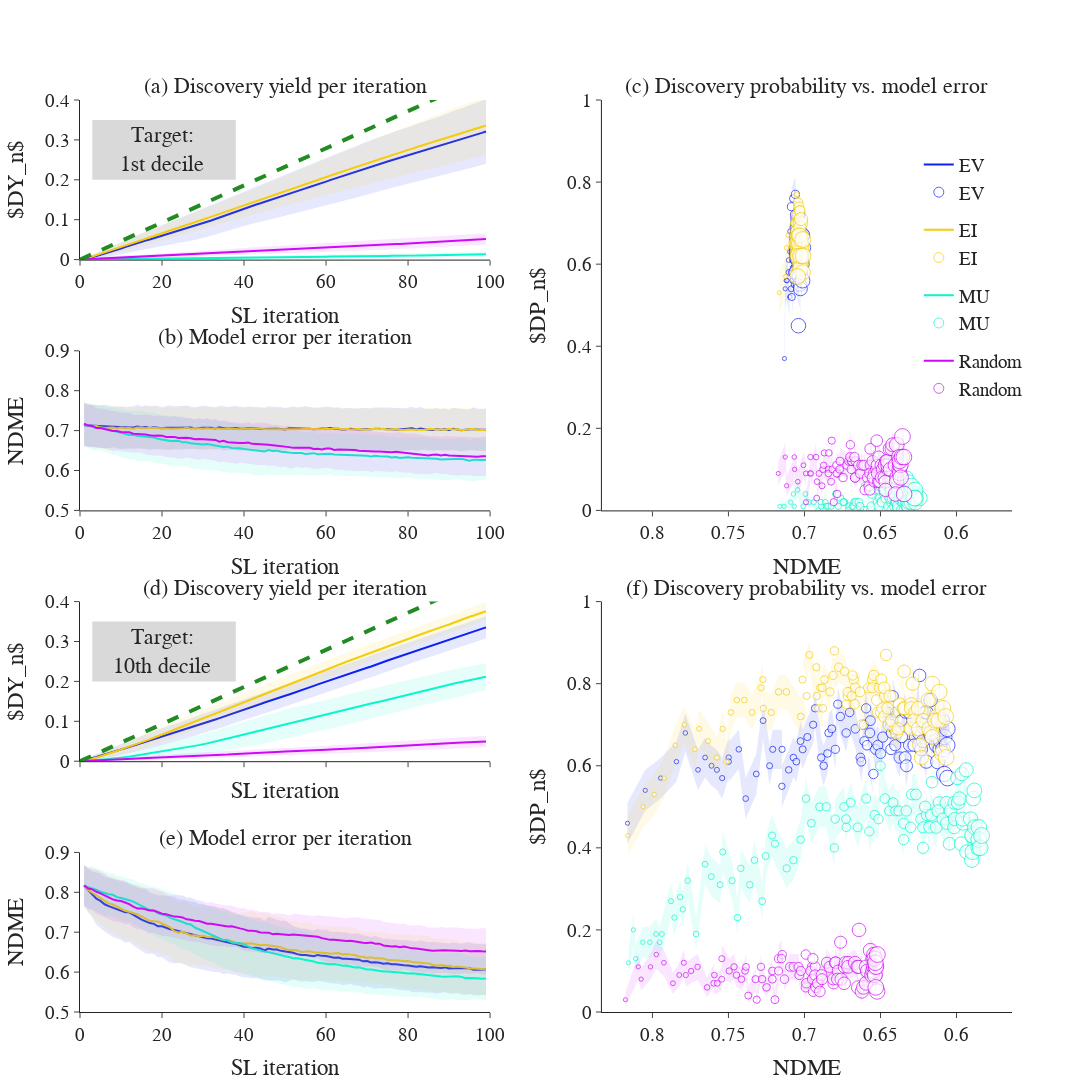

The code cell stored with this chart in its notebook:
### Code cell
fig = make_subplots(
    rows=4, cols=2,
    specs=[[{}, {'rowspan':2}],
           [{}, None],
           [{}, {'rowspan':2}],
           [{}, None]],
    print_grid=True,
    shared_xaxes=True,
    vertical_spacing=0.1,
    horizontal_spacing=0.12,
    subplot_titles=['(a) Discovery yield per iteration', '(c) Discovery probability vs. model error', '(b) Model error per iteration',
                   '(d) Discovery yield per iteration', '(f) Discovery probability vs. model error', '(e) Model error per iteration']
)

row = 1
for i,j,k in zip(dp_traces, dy_traces, ndme_traces):
    
    for ft in i:
        fig.add_trace(ft, row=row, col=2)

    for it in j:
        fig.add_trace(it, row=row, col=1)

    for it in k:
        fig.add_trace(it, row=1+row, col=1)
    
    row += 2
    
# a perfect selection strategy would select a candidate at every iteration
## for Eg dataset n_targets = 215

benchmark_x_vals = np.linspace(0,215)
slope = 1/215
benchmark_y_vals = slope * benchmark_x_vals
benchmark_trace = go.Scatter(x=benchmark_x_vals, y=benchmark_y_vals, name='perfect SL strategy', 
                             line = dict(color='forestgreen', width=4, dash='dash'),
                            showlegend=False
)

fig.add_trace(benchmark_trace, row=1, col=1)
fig.add_trace(benchmark_trace, row=3, col=1)

fig.update_yaxes(title_text='$DY_n$', range=[0, 0.4], row=1, col=1)
fig.update_yaxes(title_text='$DY_n$', range=[0, 0.4], row=3, col=1)

fig.update_yaxes(title_text='NDME', range=[0.5, 0.9], row=2, col=1)
fig.update_yaxes(title_text='NDME', range=[0.5, 0.9], row=4, col=1)

fig.update_yaxes(title_text='$DP_n$', range=[0,1], row=1, col=2)
fig.update_yaxes(title_text='$DP_n$', range=[0,1], row=3, col=2)


fig.update_xaxes(title_text='NDME', autorange='reversed', row=1, col=2)
fig.update_xaxes(title_text='NDME', autorange='reversed', row=3, col=2)

fig.update_xaxes(title_text='SL iteration', range=[0,100], row=2, col=1)
fig.update_xaxes(title_text='SL iteration', range=[0,100], row=4, col=1)
fig.update_xaxes(title_text='SL iteration', range=[0,100], row=1, col=1)
fig.update_xaxes(title_text='SL iteration', range=[0,100], row=3, col=1)


fig.add_shape(type="rect", x0=3, x1=38, y0=0.2, y1=0.35, line_color="black", fillcolor="grey", row=1, col=1)
fig.add_shape(type="rect", x0=3, x1=38, y0=0.2, y1=0.35, line_color="black", fillcolor="grey", row=3, col=1)

fig.add_annotation(
  x=20,
  y=0.275, 
  ax=15,  
  ay=0.3,  
  xref='x',
  yref='y',
  axref='x',
  ayref='y',
    font=dict(size=18),
  showarrow=False,
    text='Target:<br>1st decile',
    row=1,
    col=1
)

fig.add_annotation(
  x=20,
  y=0.275, 
  ax=15,  
  ay=0.3,  
  xref='x',
  yref='y',
  axref='x',
  ayref='y',
    font=dict(size=18),
  showarrow=False,
    text='Target:<br>10th decile',
    row=3,
    col=1
)

fig.update_layout(legend=dict(
    yanchor="top",
    y=0.95,
    xanchor="left",
    x=0.9
))


fig.update_layout(xaxis_showticklabels=True, xaxis2_showticklabels=True, xaxis3_showticklabels=True)

fig.update_annotations(font=dict(family="Barlow Semi Condensed", size=22))
fig.update_layout(font=dict(family="Barlow Semi Condensed", size=19), width=1400, height=1200,  showlegend=True)
fig.write_image("static/fig4-SL_metrics-matbench_expt_gap.png", scale=2)
fig.show()
